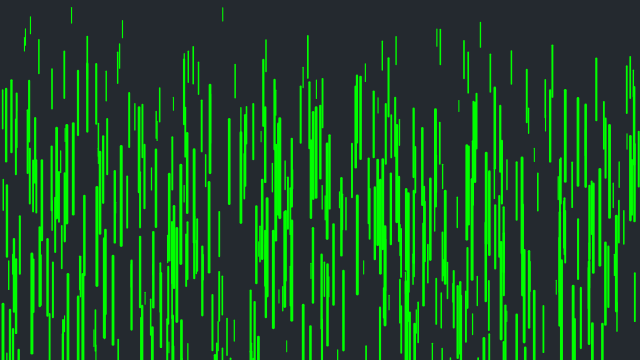
Frame 1 (no input)
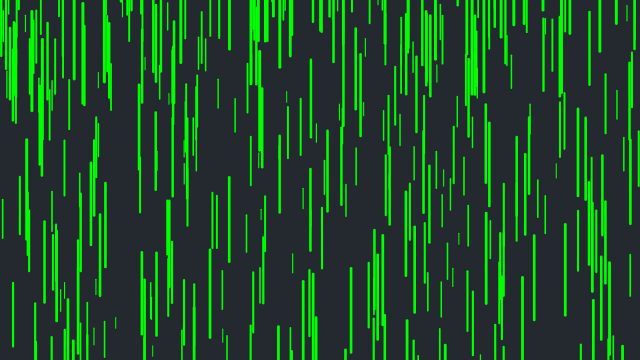
Frame 60 (no input)
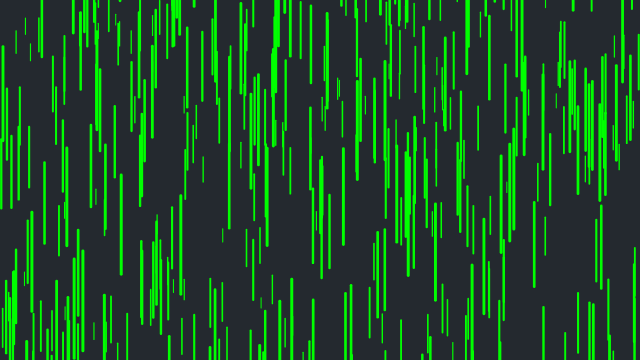
Frame 120 (the mouse pressed at the canvas centre since frame 60)

The p5.js sketch that drew these frames (run headless with seeded random() and noise() and a simulated clock; from frame 60 on, the mouse is pressed at the canvas centre):

// p5.js sketch
// ── sketch.js
var drops = [];

function setup() {
  createCanvas(640, 360);
  for (var i = 0; i < 500; i++) {
    drops[i] = new Drop();
  }
}

function draw() {
  background(36, 41, 47);
  for (var i = 0; i < drops.length; i++) {
    drops[i].fall();
    drops[i].show();
  }
}
// ── drop.js
function Drop() {
  this.x = random(innerWidth);
  this.y = random(height);
  this.z = random(0, 100);
  this.len = map(this.z, 0, 100, 10, 100);
  this.yspeed = map(this.z, 0, 20, 1, 20);

  this.fall = function() {
    this.y = this.y + this.yspeed;
    var grav = map(this.z, 0, 20, 0, 0.2);
    this.yspeed = this.yspeed + grav;

    if (this.y > height) {
      this.y = random(-200, -100);
      this.yspeed = map(this.z, 0, 20, 4, 10);
    }
  };

  this.show = function() {
    var thick = map(this.z, 0, 100, 1, 3);
    strokeWeight(thick);
    stroke(0,255,0);

    line(this.x, this.y, this.x, this.y + this.len);
  };
}
